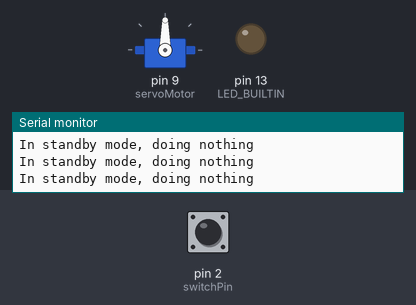
This sketch was run on a simulated Arduino Uno, built with avr-gcc and run on an emulated ATmega328P. On the bench: servo, output pins drawn as LEDs (lit = HIGH), the last lines printed to the serial monitor. Dashed ring = blinking. The test bench sets the inputs (shaded band); at power-on: pin 2 (switchPin) HIGH.

Above: at 1.2 s.
1.3 s: pin 2 (switchPin) pulled LOW for 3.2 s
At 2.1 s:
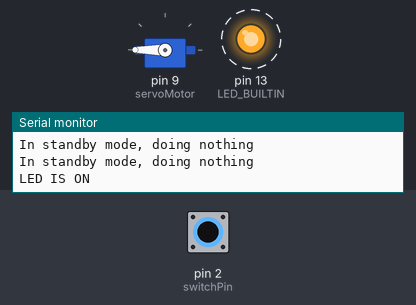
6.0 s: pin 2 (switchPin) pulled LOW for 0.15 s
At 7.4 s:
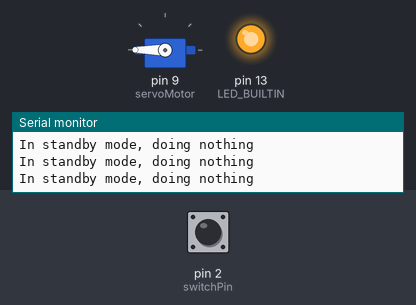
9.1 s: pin 2 (switchPin) pulled LOW for 1 s
At 10.3 s:
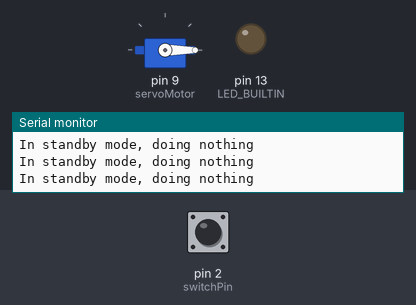
13.1 s: pin 2 (switchPin) pulsed LOW 2 times (0.12 s each, 0.3 s apart)
At 13.9 s:
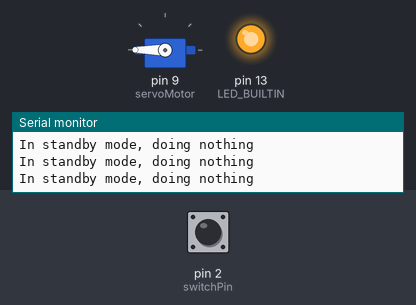
16.7 s: pin 2 (switchPin) pulsed LOW 5 times (0.12 s each, 0.3 s apart)
At 17.4 s:
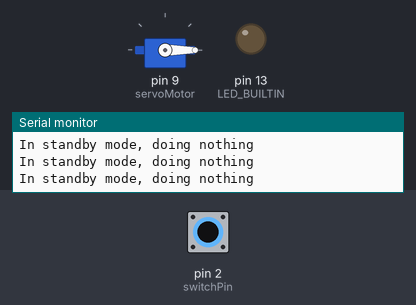
Timing chart, 0 to 19.7 s (numbered marks = the images above; inputs shaded):
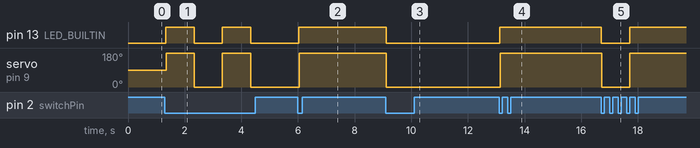

The sketch:

Blink.ino
```cpp
/*
  Servo control
  (This file is named "Blink" due to the Arduino software restrictions)

  If the switch is toggled on, the servo motor rotate in a way during a short time, then the other way during the same amount of time.
  If not, the program switch to a standby mode, waiting for the switch to be toggled on.

  The switch signal goes from pin 2 to GND, passing through a switch

  This code is based on the article below:
  https://www.arduino.cc/en/Tutorial/BuiltInExamples/InputPullupSerial

  Blink a led without delay:
  https://www.arduino.cc/en/Tutorial/BuiltInExamples/BlinkWithoutDelay

  Controlling a servo motor:
  https://www.carnetdumaker.net/articles/controler-un-servomoteur-avec-une-carte-arduino-genuino/
*/

// LIBRARIES
#include <Servo.h>

// VARIABLES
// Setting the switch's pin where the switch is linked and it's state
const int switchPin = 2;
int switchState;

// This variable will store last time the LED was updated
unsigned long previousMillis = 0;

// Set the blink interval (in ms)
const long interval = 1000;

// Declaring the servo motor and the working angles
Servo servoMotor;
const int servoAngleStart = 0;
const int servoAngleEnd = 180;

// SETUP
void setup() {
  // Initializing the serial communication
  Serial.begin(9600);

  // Initializing digital pin LED_BUILTIN as an output.
  pinMode(LED_BUILTIN, OUTPUT);

  // Initialializing the switch (on pin 2) as an input
  pinMode(switchPin, INPUT_PULLUP);

  // Initializing the Servo library
  servoMotor.attach(9);
}


// START
void loop() {
  // Resetting the servo motor
  //Serial.println("Initializing");
  //servoMotor.write(servoAngleStart);

  // Reading the state of the switch
  switchState = digitalRead(switchPin);

  // Displaying the result (for DEBUG)
  //Serial.println(switchState);

  // The "INPUT_PULLUP" parameter in setup() reverts the switch's logic
  // So if the switch is toggled off, switchState is HIGH (equals 1)

  if (switchState == 1) {
    // As we are in standby mode here, do nothing (or whatever you want)
    Serial.println("In standby mode, doing nothing");

  } else {
    // As we are in runnin mode here, do whatever you want)

    // Catch the time since the loop is running
    unsigned long currentMillis = millis();

    // If the diferrence between the current time and the last time the LED blinked
    // is superior than the interval, is it time to blink the led
    if (currentMillis - previousMillis >= interval) {
      // We save the last time you blinked the LED
      previousMillis = currentMillis;

      // if the LED is off turn it on and vice-versa:
      if (digitalRead(LED_BUILTIN) == LOW) {
        digitalWrite(LED_BUILTIN, HIGH);
        Serial.println("LED IS ON");
        servoMotor.write(servoAngleEnd);
      } else {
        digitalWrite(LED_BUILTIN, LOW);
        Serial.println("LED IS OFF");
        servoMotor.write(servoAngleStart);
      }
    }
  }
}
```

Measured:
- after the input at 1.3 s, pin 13 (LED_BUILTIN): alternates HIGH for 1.0 s and LOW for 1.0 s, starting at once; servo on pin 9 (servoMotor): alternates 180° for 0.99 s and 0° for 1.0 s, starting at once
- after the input at 6.0 s, pin 13 (LED_BUILTIN): LOW → HIGH at once; servo on pin 9 (servoMotor): 0° → 180° at once
- after the input at 9.1 s, pin 13 (LED_BUILTIN): HIGH → LOW at once; servo on pin 9 (servoMotor): 180° → 0° at once
- after the input at 13.1 s, pin 13 (LED_BUILTIN): LOW → HIGH at once; servo on pin 9 (servoMotor): 0° → 180° at once
- after the input at 16.7 s, pin 13 (LED_BUILTIN): HIGH → LOW at once, → HIGH 1.0 s later; servo on pin 9 (servoMotor): 180° → 0° at once, → 180° 0.99 s later
